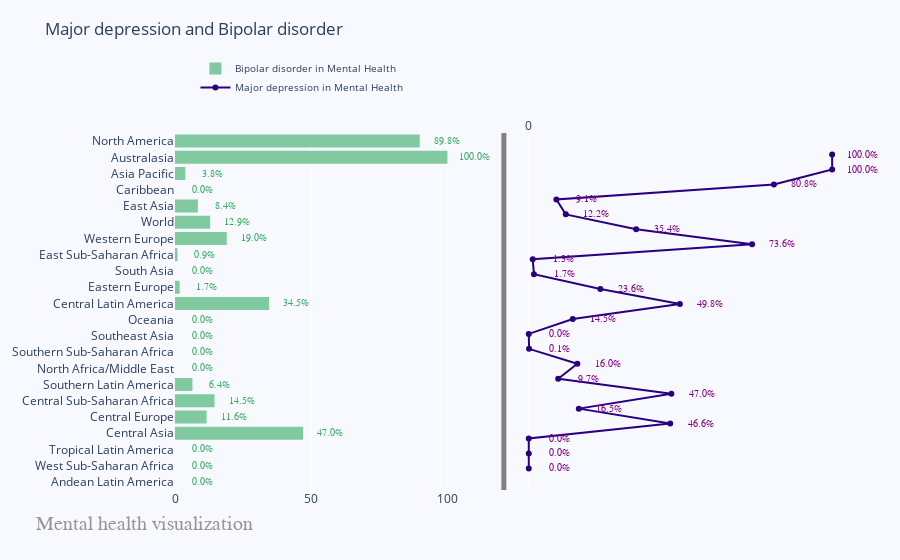

Here is the notebook cell this chart was saved with:
### Markdown cell above
# 6- Amazing Dynamik Subplot with Plotly and go

### Code cell
fig = make_subplots(rows=1, cols=2, specs=[[{}, {}]], shared_xaxes=True,
                    shared_yaxes=False, vertical_spacing=0.001)

x1 = ["Andean Latin America", "West Sub-Saharan Africa", "Tropical Latin America", "Central Asia", "Central Europe",
    "Central Sub-Saharan Africa", "Southern Latin America", "North Africa/Middle East", "Southern Sub-Saharan Africa",
    "Southeast Asia", "Oceania", "Central Latin America", "Eastern Europe", "South Asia", "East Sub-Saharan Africa",
    "Western Europe", "World", "East Asia", "Caribbean", "Asia Pacific", "Australasia", "North America"]

fig.append_trace(go.Bar(
    x=df2["Bipolar disorder"],
    y=x1,
    marker=dict(
        color='rgba(50, 171, 96, 0.6)',
        line=dict(
            color='rgba(20, 10, 56, 1.0)',
            width=0),
    ),
    name='Bipolar disorder in Mental Health',
    orientation='h',
), 1, 1)

fig.append_trace(go.Scatter(
    x=df2["Major depression"], y=x1,
    mode='lines+markers',
    line_color='rgb(40, 0, 128)',
    name='Major depression in Mental Health',
), 1, 2)

fig.update_layout(
    title='Major depression and Bipolar disorder',
    yaxis=dict(
        showgrid=False,
        showline=False,
        showticklabels=True,
        domain=[0, 0.85],
    ),
    yaxis2=dict(
        showgrid=False,
        showline=True,
        showticklabels=False,
        linecolor='rgba(102, 102, 102, 0.8)',
        linewidth=5,
        domain=[0, 0.85],
    ),
    xaxis=dict(
        zeroline=False,
        showline=False,
        showticklabels=True,
        showgrid=True,
        domain=[0, 0.45],
    ),
    xaxis2=dict(
        zeroline=False,
        showline=False,
        showticklabels=True,
        showgrid=True,
        domain=[0.47, 1],
        side='top',
        dtick=10000,
    ),
    legend=dict(x=0.029, y=1.038, font_size=10),
    margin=dict(l=100, r=20, t=70, b=70),
    paper_bgcolor='rgb(248, 248, 255)',
    plot_bgcolor='rgb(248, 248, 255)',
)

annotations = []


# Adding labels
for ydn, yd, xd in zip(df2["Major depression"], df2["Bipolar disorder"], x1):
    # labeling the scatter savings
    annotations.append(dict(xref='x2', yref='y2',
                            y=xd, x=ydn+10,
                            text='{:,}'.format(ydn) + '%',
                            font=dict(family='Arial', size=10,
                                      color='rgb(128, 0, 128)'),
                            showarrow=False))
    # labeling the bar net worth
    annotations.append(dict(xref='x1', yref='y1',
                            y=xd, x=yd+10 ,
                            text=str(yd) + '%',
                            font=dict(family='Arial', size=10,
                                      color='rgb(50, 171, 96)'),
                            showarrow=False))
# Source
annotations.append(dict(xref='paper', yref='paper',
                        x=-0.2, y=-0.109,
                        text="Mental health visualization",
                        font=dict(family='Arial', size=20, color='rgb(150,150,150)'),
                        showarrow=False))

fig.update_layout(annotations=annotations)

fig.show()

### Figure 1 — Plotly figure (JSON) as saved in the notebook; plotly's stock layout.template omitted (floating-point values rounded to 4 significant figures)
{"data": [{"marker": {"color": "rgba(50, 171, 96, 0.6)", "line": {"color": "rgba(20, 10, 56, 1.0)", "width": 0}}, "name": "Bipolar disorder in Mental Health", "orientation": "h", "type": "bar", "x": [0.0, 0.0, 0.0, 47.0, 11.6, 14.5, 6.4, 0.0, 0.0, 0.0, 0.0, 34.5, 1.7, 0.0, 0.9, 19.0, 12.9, 8.4, 0.0, 3.8, 100.0, 89.8], "xaxis": "x", "y": ["Andean Latin America", "West Sub-Saharan Africa", "Tropical Latin America", "Central Asia", "Central Europe", "Central Sub-Saharan Africa", "Southern Latin America", "North Africa/Middle East", "Southern Sub-Saharan Africa", "Southeast Asia", "Oceania", "Central Latin America", "Eastern Europe", "South Asia", "East Sub-Saharan Africa", "Western Europe", "World", "East Asia", "Caribbean", "Asia Pacific", "Australasia", "North America"], "yaxis": "y"}, {"line": {"color": "rgb(40, 0, 128)"}, "mode": "lines+markers", "name": "Major depression in Mental Health", "type": "scatter", "x": [0.0, 0.0, 0.0, 46.6, 16.5, 47.0, 9.7, 16.0, 0.1, 0.0, 14.5, 49.8, 23.6, 1.7, 1.3, 73.6, 35.4, 12.2, 9.1, 80.8, 100.0, 100.0], "xaxis": "x2", "y": ["Andean Latin America", "West Sub-Saharan Africa", "Tropical Latin America", "Central Asia", "Central Europe", "Central Sub-Saharan Africa", "Southern Latin America", "North Africa/Middle East", "Southern Sub-Saharan Africa", "Southeast Asia", "Oceania", "Central Latin America", "Eastern Europe", "South Asia", "East Sub-Saharan Africa", "Western Europe", "World", "East Asia", "Caribbean", "Asia Pacific", "Australasia", "North America"], "yaxis": "y2"}], "layout": {"annotations": [{"font": {"color": "rgb(128, 0, 128)", "family": "Arial", "size": 10}, "showarrow": false, "text": "0.0%", "x": 10, "xref": "x2", "y": "Andean Latin America", "yref": "y2"}, {"font": {"color": "rgb(50, 171, 96)", "family": "Arial", "size": 10}, "showarrow": false, "text": "0.0%", "x": 10, "xref": "x", "y": "Andean Latin America", "yref": "y"}, {"font": {"color": "rgb(128, 0, 128)", "family": "Arial", "size": 10}, "showarrow": false, "text": "0.0%", "x": 10, "xref": "x2", "y": "West Sub-Saharan Africa", "yref": "y2"}, {"font": {"color": "rgb(50, 171, 96)", "family": "Arial", "size": 10}, "showarrow": false, "text": "0.0%", "x": 10, "xref": "x", "y": "West Sub-Saharan Africa", "yref": "y"}, {"font": {"color": "rgb(128, 0, 128)", "family": "Arial", "size": 10}, "showarrow": false, "text": "0.0%", "x": 10, "xref": "x2", "y": "Tropical Latin America", "yref": "y2"}, {"font": {"color": "rgb(50, 171, 96)", "family": "Arial", "size": 10}, "showarrow": false, "text": "0.0%", "x": 10, "xref": "x", "y": "Tropical Latin America", "yref": "y"}, {"font": {"color": "rgb(128, 0, 128)", "family": "Arial", "size": 10}, "showarrow": false, "text": "46.6%", "x": 56.6, "xref": "x2", "y": "Central Asia", "yref": "y2"}, {"font": {"color": "rgb(50, 171, 96)", "family": "Arial", "size": 10}, "showarrow": false, "text": "47.0%", "x": 57, "xref": "x", "y": "Central Asia", "yref": "y"}, {"font": {"color": "rgb(128, 0, 128)", "family": "Arial", "size": 10}, "showarrow": false, "text": "16.5%", "x": 26.5, "xref": "x2", "y": "Central Europe", "yref": "y2"}, {"font": {"color": "rgb(50, 171, 96)", "family": "Arial", "size": 10}, "showarrow": false, "text": "11.6%", "x": 21.6, "xref": "x", "y": "Central Europe", "yref": "y"}, {"font": {"color": "rgb(128, 0, 128)", "family": "Arial", "size": 10}, "showarrow": false, "text": "47.0%", "x": 57, "xref": "x2", "y": "Central Sub-Saharan Africa", "yref": "y2"}, {"font": {"color": "rgb(50, 171, 96)", "family": "Arial", "size": 10}, "showarrow": false, "text": "14.5%", "x": 24.5, "xref": "x", "y": "Central Sub-Saharan Africa", "yref": "y"}, {"font": {"color": "rgb(128, 0, 128)", "family": "Arial", "size": 10}, "showarrow": false, "text": "9.7%", "x": 19.7, "xref": "x2", "y": "Southern Latin America", "yref": "y2"}, {"font": {"color": "rgb(50, 171, 96)", "family": "Arial", "size": 10}, "showarrow": false, "text": "6.4%", "x": 16.4, "xref": "x", "y": "Southern Latin America", "yref": "y"}, {"font": {"color": "rgb(128, 0, 128)", "family": "Arial", "size": 10}, "showarrow": false, "text": "16.0%", "x": 26, "xref": "x2", "y": "North Africa/Middle East", "yref": "y2"}, {"font": {"color": "rgb(50, 171, 96)", "family": "Arial", "size": 10}, "showarrow": false, "text": "0.0%", "x": 10, "xref": "x", "y": "North Africa/Middle East", "yref": "y"}, {"font": {"color": "rgb(128, 0, 128)", "family": "Arial", "size": 10}, "showarrow": false, "text": "0.1%", "x": 10.1, "xref": "x2", "y": "Southern Sub-Saharan Africa", "yref": "y2"}, {"font": {"color": "rgb(50, 171, 96)", "family": "Arial", "size": 10}, "showarrow": false, "text": "0.0%", "x": 10, "xref": "x", "y": "Southern Sub-Saharan Africa", "yref": "y"}, {"font": {"color": "rgb(128, 0, 128)", "family": "Arial", "size": 10}, "showarrow": false, "text": "0.0%", "x": 10, "xref": "x2", "y": "Southeast Asia", "yref": "y2"}, {"font": {"color": "rgb(50, 171, 96)", "family": "Arial", "size": 10}, "showarrow": false, "text": "0.0%", "x": 10, "xref": "x", "y": "Southeast Asia", "yref": "y"}, {"font": {"color": "rgb(128, 0, 128)", "family": "Arial", "size": 10}, "showarrow": false, "text": "14.5%", "x": 24.5, "xref": "x2", "y": "Oceania", "yref": "y2"}, {"font": {"color": "rgb(50, 171, 96)", "family": "Arial", "size": 10}, "showarrow": false, "text": "0.0%", "x": 10, "xref": "x", "y": "Oceania", "yref": "y"}, {"font": {"color": "rgb(128, 0, 128)", "family": "Arial", "size": 10}, "showarrow": false, "text": "49.8%", "x": 59.8, "xref": "x2", "y": "Central Latin America", "yref": "y2"}, {"font": {"color": "rgb(50, 171, 96)", "family": "Arial", "size": 10}, "showarrow": false, "text": "34.5%", "x": 44.5, "xref": "x", "y": "Central Latin America", "yref": "y"}, {"font": {"color": "rgb(128, 0, 128)", "family": "Arial", "size": 10}, "showarrow": false, "text": "23.6%", "x": 33.6, "xref": "x2", "y": "Eastern Europe", "yref": "y2"}, {"font": {"color": "rgb(50, 171, 96)", "family": "Arial", "size": 10}, "showarrow": false, "text": "1.7%", "x": 11.7, "xref": "x", "y": "Eastern Europe", "yref": "y"}, {"font": {"color": "rgb(128, 0, 128)", "family": "Arial", "size": 10}, "showarrow": false, "text": "1.7%", "x": 11.7, "xref": "x2", "y": "South Asia", "yref": "y2"}, {"font": {"color": "rgb(50, 171, 96)", "family": "Arial", "size": 10}, "showarrow": false, "text": "0.0%", "x": 10, "xref": "x", "y": "South Asia", "yref": "y"}, {"font": {"color": "rgb(128, 0, 128)", "family": "Arial", "size": 10}, "showarrow": false, "text": "1.3%", "x": 11.3, "xref": "x2", "y": "East Sub-Saharan Africa", "yref": "y2"}, {"font": {"color": "rgb(50, 171, 96)", "family": "Arial", "size": 10}, "showarrow": false, "text": "0.9%", "x": 10.9, "xref": "x", "y": "East Sub-Saharan Africa", "yref": "y"}, {"font": {"color": "rgb(128, 0, 128)", "family": "Arial", "size": 10}, "showarrow": false, "text": "73.6%", "x": 83.6, "xref": "x2", "y": "Western Europe", "yref": "y2"}, {"font": {"color": "rgb(50, 171, 96)", "family": "Arial", "size": 10}, "showarrow": false, "text": "19.0%", "x": 29, "xref": "x", "y": "Western Europe", "yref": "y"}, {"font": {"color": "rgb(128, 0, 128)", "family": "Arial", "size": 10}, "showarrow": false, "text": "35.4%", "x": 45.4, "xref": "x2", "y": "World", "yref": "y2"}, {"font": {"color": "rgb(50, 171, 96)", "family": "Arial", "size": 10}, "showarrow": false, "text": "12.9%", "x": 22.9, "xref": "x", "y": "World", "yref": "y"}, {"font": {"color": "rgb(128, 0, 128)", "family": "Arial", "size": 10}, "showarrow": false, "text": "12.2%", "x": 22.2, "xref": "x2", "y": "East Asia", "yref": "y2"}, {"font": {"color": "rgb(50, 171, 96)", "family": "Arial", "size": 10}, "showarrow": false, "text": "8.4%", "x": 18.4, "xref": "x", "y": "East Asia", "yref": "y"}, {"font": {"color": "rgb(128, 0, 128)", "family": "Arial", "size": 10}, "showarrow": false, "text": "9.1%", "x": 19.1, "xref": "x2", "y": "Caribbean", "yref": "y2"}, {"font": {"color": "rgb(50, 171, 96)", "family": "Arial", "size": 10}, "showarrow": false, "text": "0.0%", "x": 10, "xref": "x", "y": "Caribbean", "yref": "y"}, {"font": {"color": "rgb(128, 0, 128)", "family": "Arial", "size": 10}, "showarrow": false, "text": "80.8%", "x": 90.8, "xref": "x2", "y": "Asia Pacific", "yref": "y2"}, {"font": {"color": "rgb(50, 171, 96)", "family": "Arial", "size": 10}, "showarrow": false, "text": "3.8%", "x": 13.8, "xref": "x", "y": "Asia Pacific", "yref": "y"}, {"font": {"color": "rgb(128, 0, 128)", "family": "Arial", "size": 10}, "showarrow": false, "text": "100.0%", "x": 110, "xref": "x2", "y": "Australasia", "yref": "y2"}, {"font": {"color": "rgb(50, 171, 96)", "family": "Arial", "size": 10}, "showarrow": false, "text": "100.0%", "x": 110, "xref": "x", "y": "Australasia", "yref": "y"}, {"font": {"color": "rgb(128, 0, 128)", "family": "Arial", "size": 10}, "showarrow": false, "text": "100.0%", "x": 110, "xref": "x2", "y": "North America", "yref": "y2"}, {"font": {"color": "rgb(50, 171, 96)", "family": "Arial", "size": 10}, "showarrow": false, "text": "89.8%", "x": 99.8, "xref": "x", "y": "North America", "yref": "y"}, {"font": {"color": "rgb(150,150,150)", "family": "Arial", "size": 20}, "showarrow": false, "text": "Mental health visualization", "x": -0.2, "xref": "paper", "y": -0.109, "yref": "paper"}], "legend": {"font": {"size": 10}, "x": 0.029, "y": 1.038}, "margin": {"b": 70, "l": 100, "r": 20, "t": 70}, "paper_bgcolor": "rgb(248, 248, 255)", "plot_bgcolor": "rgb(248, 248, 255)", "title": {"text": "Major depression and Bipolar disorder"}, "xaxis": {"anchor": "y", "domain": [0, 0.45], "showgrid": true, "showline": false, "showticklabels": true, "zeroline": false}, "xaxis2": {"anchor": "y2", "domain": [0.47, 1], "dtick": 10000, "showgrid": true, "showline": false, "showticklabels": true, "side": "top", "zeroline": false}, "yaxis": {"anchor": "x", "domain": [0, 0.85], "showgrid": false, "showline": false, "showticklabels": true}, "yaxis2": {"anchor": "x2", "domain": [0, 0.85], "linecolor": "rgba(102, 102, 102, 0.8)", "linewidth": 5, "showgrid": false, "showline": true, "showticklabels": false}}}
